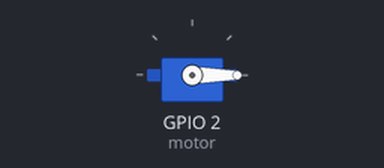
This program was run on a simulated ESP32 board running MicroPython. Shown: servo. At 1.5 s the program stops and its outputs stay as they are.

Above: at 0.15 s.
At 1.05 s:
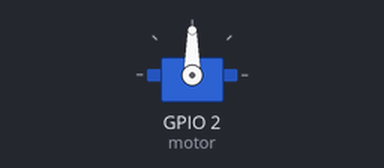
Timing chart, 0 to 2.7 s (numbered marks = the images above):
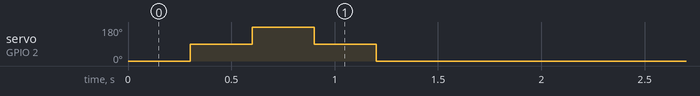

Measured:
- by itself, servo on GPIO 2 (motor): 0° → 90° at 0.30 s, → 180° 0.30 s later, → 90° 0.30 s later, → 0° 0.30 s later

The program:

test1_lib1.py
```python
from servo import Servo
import time

motor=Servo(pin=2) # datenpin
motor.move(0) # servo 0°
time.sleep(0.3)
motor.move(90) # servo 90°
time.sleep(0.3)
motor.move(180) # servo 180°
time.sleep(0.3)
motor.move(90) # servo 90°
time.sleep(0.3)
motor.move(0) # servo 0°
time.sleep(0.3)
```
